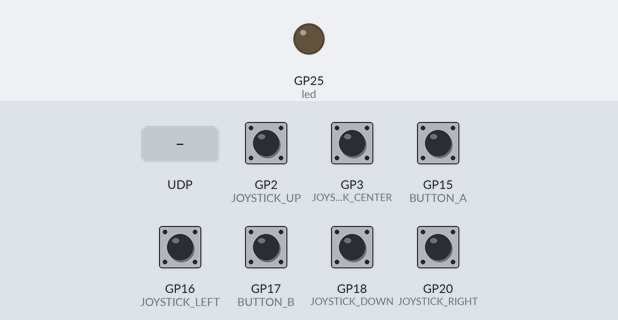
Bench run of a program on a simulated Raspberry Pi Pico running MicroPython. On the bench: output pins drawn as LEDs (lit = HIGH). Dashed ring = blinking. Inputs (shaded band) come from the test bench; at power-on: GP2 (JOYSTICK_UP), GP3 (JOYSTICK_CENTER), GP15 (BUTTON_A), GP16 (JOYSTICK_LEFT), GP17 (BUTTON_B), GP18 (JOYSTICK_DOWN), GP20 (JOYSTICK_RIGHT) HIGH. The board's own WiFi access point starts at once; what the program prints to the serial console is not drawn.

Above: at 5.4 s.
5.5 s: UDP packet "DISCOVER_CONTROLLER" arrives
At 5.76 s:
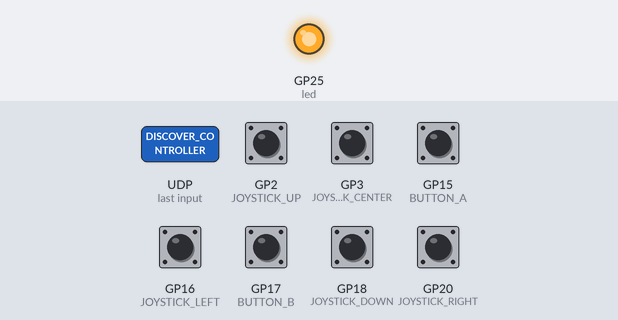
8.5 s: GP2 (JOYSTICK_UP) pulled LOW for 0.15 s
At 8.74 s:
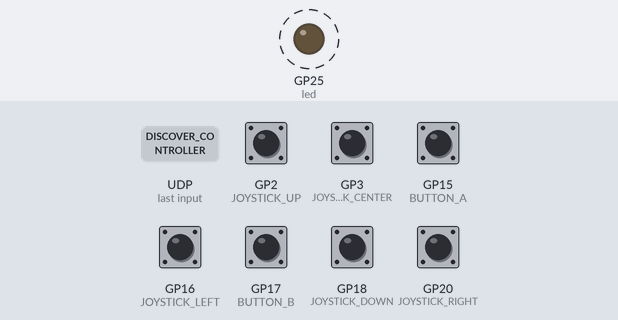
11.5 s: GP3 (JOYSTICK_CENTER) pulled LOW for 0.15 s
14.5 s: GP15 (BUTTON_A) pulled LOW for 0.15 s
17.5 s: GP16 (JOYSTICK_LEFT) pulled LOW for 0.15 s
20.5 s: GP17 (BUTTON_B) pulled LOW for 0.15 s
Timing chart, 0 to 24.5 s (numbered marks = the images above; inputs shaded):
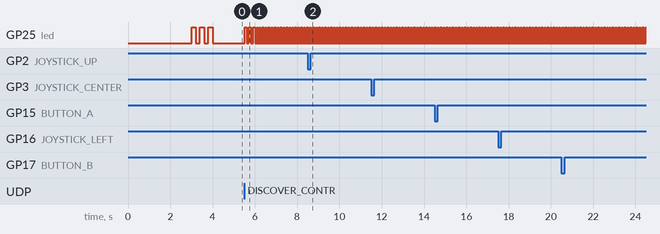

Measured:
- after the input at 5.5 s, GP25 (led): goes 3 × (HIGH 0.10 s, LOW 0.10 s), 58 × (HIGH 0.01 s, LOW 0.03 s), HIGH 0.01 s, then LOW, starting at once

The program:

controller_complete.py
```python
# Complete controller with joystick/button input and WiFi transmission
import network
import socket
import json
import time
from machine import Pin

# Input pins - adjust these for your Waveshare module
JOYSTICK_UP = Pin(2, Pin.IN, Pin.PULL_UP)
JOYSTICK_DOWN = Pin(18, Pin.IN, Pin.PULL_UP)
JOYSTICK_LEFT = Pin(16, Pin.IN, Pin.PULL_UP)
JOYSTICK_RIGHT = Pin(20, Pin.IN, Pin.PULL_UP)
JOYSTICK_CENTER = Pin(3, Pin.IN, Pin.PULL_UP)
BUTTON_A = Pin(15, Pin.IN, Pin.PULL_UP)
BUTTON_B = Pin(17, Pin.IN, Pin.PULL_UP)

class GameController:
    def __init__(self):
        self.led = Pin(25, Pin.OUT)
        self.led.value(0)

        print("🎮 PicoController with Input Handling")
        print("=" * 40)

        # Create Access Point (using the method that worked)
        if not self.setup_access_point():
            print("❌ Failed to setup Access Point")
            return

        # Create UDP server
        if not self.setup_udp_server():
            print("❌ Failed to setup UDP server")
            return

        # Initialize controller state
        self.state = {
            'joystick': {
                'up': False,
                'down': False,
                'left': False,
                'right': False,
                'center': False
            },
            'buttons': {
                'A': False,
                'B': False
            },
            'timestamp': 0
        }

        self.clients = set()
        self.last_state = None

        print("🎮 Controller ready! Press buttons and move joystick!")

    def setup_access_point(self):
        """Setup the Access Point with multiple fallback configs"""
        self.ap = network.WLAN(network.AP_IF)
        self.ap.active(True)
        time.sleep(1)

        if not self.ap.active():
            print("❌ Failed to activate AP interface")
            return False

        print("✅ AP interface activated")

        # Try multiple configurations (same as working standalone test)
        configs = [
            {"essid": "PicoController", "password": "pico1234", "authmode": 3},
            {"essid": "PicoController", "password": "pico1234"},
            {"essid": "PicoController"}
        ]

        for i, config in enumerate(configs):
            try:
                print(f"🔧 Trying AP config {i+1}: {config}")
                self.ap.config(**config)
                time.sleep(2)  # Wait for config to take effect

                # Test if we can get network info
                net_config = self.ap.ifconfig()
                print(f"✅ AP Config {i+1} SUCCESS!")
                print(f"   Network: {config['essid']}")
                if 'password' in config:
                    print(f"   Password: {config['password']}")
                    print(f"   Security: WPA2")
                else:
                    print(f"   Security: Open")
                print(f"   IP: {net_config[0]}")

                # Success blinks
                for _ in range(3):
                    self.led.value(1)
                    time.sleep(0.2)
                    self.led.value(0)
                    time.sleep(0.2)

                return True

            except Exception as e:
                print(f"❌ Config {i+1} failed: {e}")
                continue

        print("❌ All AP configurations failed!")
        return False

    def setup_udp_server(self):
        """Setup UDP server for communication"""
        try:
            self.sock = socket.socket(socket.AF_INET, socket.SOCK_DGRAM)
            self.sock.bind(('', 8888))
            self.sock.settimeout(0.01)  # Non-blocking
            print("📡 UDP server ready on port 8888")
            return True
        except Exception as e:
            print(f"❌ UDP server setup failed: {e}")
            return False

    def read_inputs(self):
        """Read all joystick and button inputs"""
        # Read joystick (active low - pressed = False)
        self.state['joystick']['up'] = not JOYSTICK_UP.value()
        self.state['joystick']['down'] = not JOYSTICK_DOWN.value()
        self.state['joystick']['left'] = not JOYSTICK_LEFT.value()
        self.state['joystick']['right'] = not JOYSTICK_RIGHT.value()
        self.state['joystick']['center'] = not JOYSTICK_CENTER.value()

        # Read buttons (active low - pressed = False)
        self.state['buttons']['A'] = not BUTTON_A.value()
        self.state['buttons']['B'] = not BUTTON_B.value()

        # Add timestamp
        self.state['timestamp'] = time.ticks_ms()

    def check_for_clients(self):
        """Listen for client discovery messages"""
        try:
            data, addr = self.sock.recvfrom(1024)
            message = data.decode()

            if message == "DISCOVER_CONTROLLER":
                if addr not in self.clients:
                    print(f"🎉 New receiver connected: {addr[0]}")
                    # Happy blink pattern
                    for _ in range(3):
                        self.led.value(1)
                        time.sleep(0.1)
                        self.led.value(0)
                        time.sleep(0.1)

                self.clients.add(addr)
                # Send acknowledgment
                self.sock.sendto(b"CONTROLLER_FOUND", addr)

        except OSError:
            pass  # Timeout - normal
        except Exception as e:
            print(f"Client check error: {e}")

    def broadcast_input_state(self):
        """Send current input state to all connected receivers"""
        if not self.clients:
            return

        # Convert state to JSON
        message = json.dumps(self.state).encode()

        # Send to all clients
        dead_clients = set()
        for client_addr in self.clients:
            try:
                self.sock.sendto(message, client_addr)
            except Exception as e:
                print(f"Failed to send to {client_addr}: {e}")
                dead_clients.add(client_addr)

        # Remove dead clients
        self.clients -= dead_clients

        # Activity blink
        if self.clients:
            self.led.value(1)
            time.sleep_ms(10)
            self.led.value(0)

    def print_active_inputs(self):
        """Print currently active inputs to console"""
        active_inputs = []

        # Check joystick
        for direction, active in self.state['joystick'].items():
            if active:
                active_inputs.append(f"Joy-{direction}")

        # Check buttons
        for button, active in self.state['buttons'].items():
            if active:
                active_inputs.append(f"Btn-{button}")

        if active_inputs:
            clients_text = f"→ {len(self.clients)} clients" if self.clients else "→ no clients"
            print(f"📍 {', '.join(active_inputs)} {clients_text}")

    def run(self):
        """Main controller loop"""
        print("\n🚀 Starting main loop...")
        print("Press buttons and move joystick to see input!")
        print("Connect receiver to see data transmission!")

        status_timer = 0

        while True:
            try:
                # Check for new receivers
                self.check_for_clients()

                # Read current input state
                self.read_inputs()

                # Only process and send if state changed
                if self.state != self.last_state:
                    # Print active inputs
                    self.print_active_inputs()

                    # Send to receivers
                    self.broadcast_input_state()

                    # Update last state
                    self.last_state = self.state.copy()

                # Periodic status update
                current_time = time.ticks_ms()
                if time.ticks_diff(current_time, status_timer) > 10000:  # Every 10 seconds
                    print(f"💓 Status: {len(self.clients)} receivers connected")
                    status_timer = current_time

                time.sleep(0.02)  # 50Hz update rate

            except KeyboardInterrupt:
                print("\n👋 Controller stopped")
                break
            except Exception as e:
                print(f"❌ Error: {e}")
                time.sleep(1)

# Simple input test function
def test_inputs_only():
    """Test just the input pins without networking"""
    print("🎮 Testing Input Pins Only")
    print("Press buttons and move joystick...")
    print("Press Ctrl+C to stop")

    led = Pin(25, Pin.OUT)

    while True:
        try:
            inputs = []

            if not JOYSTICK_UP.value():
                inputs.append("UP")
            if not JOYSTICK_DOWN.value():
                inputs.append("DOWN")
            if not JOYSTICK_LEFT.value():
                inputs.append("LEFT")
            if not JOYSTICK_RIGHT.value():
                inputs.append("RIGHT")
            if not JOYSTICK_CENTER.value():
                inputs.append("CENTER")
            if not BUTTON_A.value():
                inputs.append("A")
            if not BUTTON_B.value():
                inputs.append("B")

            if inputs:
                print(f"📍 Active: {', '.join(inputs)}")
                led.value(1)
                time.sleep(0.1)
                led.value(0)

            time.sleep(0.1)

        except KeyboardInterrupt:
            print("\nInput test stopped")
            break

if __name__ == "__main__":
    # CHOOSE ONE:

    # Test inputs only (no networking)
    # test_inputs_only()

    # Run full controller
    controller = GameController()
    if hasattr(controller, 'sock'):  # Only run if setup succeeded
        controller.run()
    else:
        print("❌ Controller setup failed, cannot run") 
```
